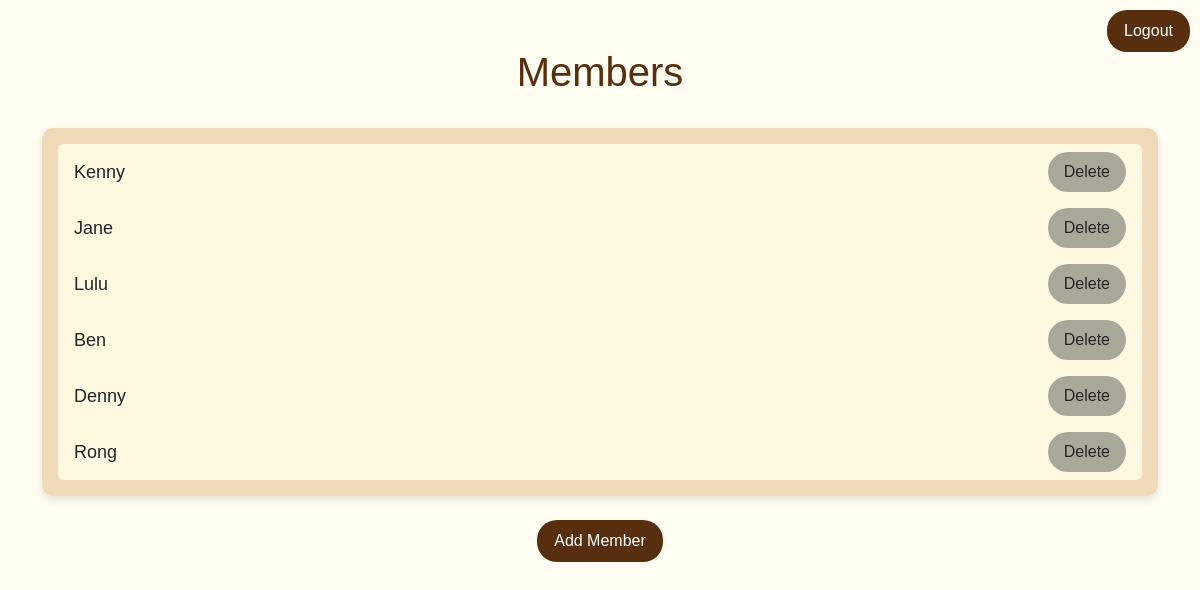
Screenshot of / (signed in) with the database file from the repository.
### app.py (models this page shows)
class Member(db.Model):
    id = db.Column(db.Integer, primary_key=True)
    name = db.Column(db.String(150), nullable=False)
    birthday = db.Column(db.String(150), nullable=False)
    contact = db.Column(db.String(150), nullable=False)
    gender = db.Column(db.String(150), nullable=False)

### app.py (the view)
@app.route('/')
def index():
    if 'user_id' not in session:
        return redirect(url_for('login'))
    members = Member.query.all()
    return render_template('index.html', members=members)

### templates/index.html (shortened to what this page needs)
<!DOCTYPE html>
<html lang="en">
    <head>
        <link href="https://cdn.jsdelivr.net/npm/bootstrap@5.3.2/dist/css/bootstrap.min.css" rel="stylesheet">
    </head>
    <body>
        <div class="logout-button">
            <a href="/logout" class="btn btn-custom">Logout</a>
        </div>
        <div class="container mt-5">
            <h1>Members</h1>
            <div class="card">
                <div class="card-body">
                    <ul class="list-group">
                        {% for member in members %}
                            <li class="list-group-item d-flex justify-content-between align-items-center">
                                <a href="/member/{{ member.id }}" class="text-decoration-none text-dark">
                                    {{ member.name }}
                                </a>
                                <form method="POST" action="/delete_member/{{ member.id }}" onsubmit="return confirm('Are you sure you want to delete this member?');" class="d-inline">
                                    <button type="submit" class="btn btn-danger">Delete</button>
                                </form>
                            </li>
                        {% endfor %}
                    </ul>
                </div>
            </div>
            <div class="action-buttons mt-4">
                <a href="/add_member" class="btn btn-custom">Add Member</a>
            </div>
        </div>
    </body>
</html>

### templates/index.html (style rules this page uses)
body { background-color: #fffcf2; font-family: 'Arial', sans-serif; }
h1 { color: #582f0e; text-align: center; margin-bottom: 2rem; }
.card { border: none; background-color: #EFDABA; box-shadow: 0 4px 8px rgba(0, 0, 0, 0.1); border-radius: 12px; }
.list-group-item { background-color: #FFF8E1; border: none; color: #333d29; font-size: 18px; }
.btn-custom { background-color: #582f0e; color: white; border-radius: 20px; padding: 8px 16px; transition: all 0.3s ease; font-size: 16px; }
.btn-danger { background-color: #a9a99a; color: #252422; border-radius: 20px; padding: 8px 16px; transition: all 0.3s ease; border: none; }
.action-buttons { text-align: center; margin-bottom: 1rem; }
.logout-button { position: absolute; top: 10px; right: 10px; }

### rows the page displays
Member: name "Kenny"
Member: name "Jane"
Member: name "Lulu"
Member: name "Ben"
Member: name "Denny"
Member: name "Rong"
